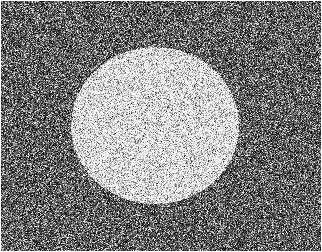
%> input picture Pratikum 5/Noisegray50%Gaussian.png, 322 x 252 px
$ octave Pseudo_code_4_7.m   (GNU Octave 9; MATLAB toolbox functions it lacks are replaced by stand-ins)
%> lines starting %> are read from the running program, lines starting %| are printed output that depends on the picture
clear all;
I = imread('Noisegray50%Gaussian.png');
%> I is the input picture: size 252x322 uint8; min 0, max 255, mean 129

s = input('Masukan nilai standar deviasi : ');
%> the answer given: 3
A = (1/(2*pi*s^2));
C = (2*s^2)
for i = 1 : 7
    for j = 1 : 7
        bx(i,j) = A*exp(-((i-4)^2 + (j-4)^2) / C);
        by(i,j) = A*exp(-((i-4)^2 + (j-4)^2) / C);
    end
end

Iprim = abs(conv2(double(I),bx, 'same')) + ...
    abs(conv2(double(I),by, 'same'));
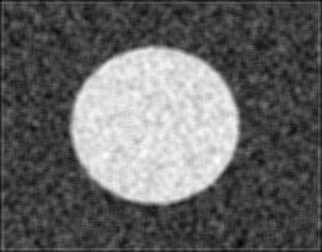
%> Iprim: size 252x322 double; min 67.22, max 266.6, mean 146.4; drawn with min black and max white
figure(1) , imshow(I);
figure(2), imshow(uint8(Iprim));
%> after `imshow(uint8(Iprim))`:
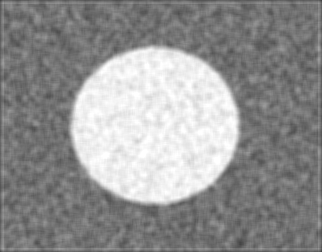
%> displayed picture: size 252x322, on the screen's scale of 0 to 255; min 67, max 255, mean 146.3
